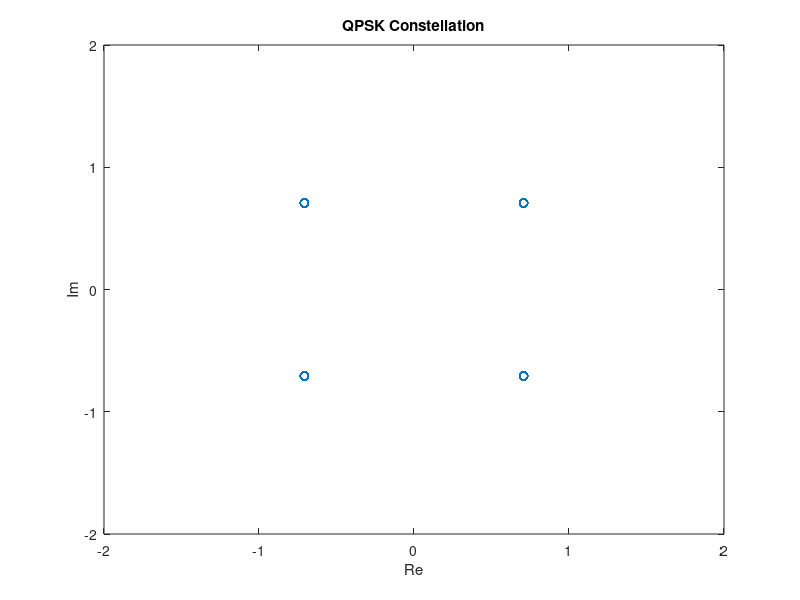
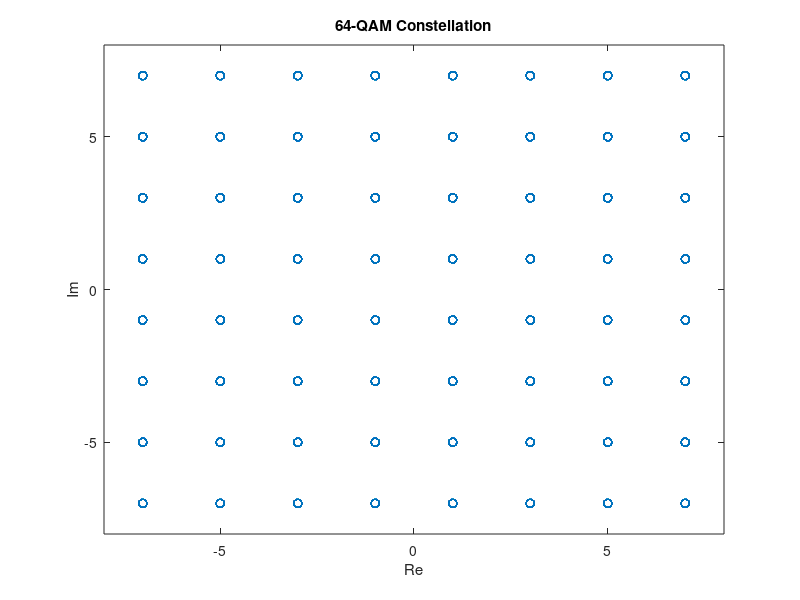
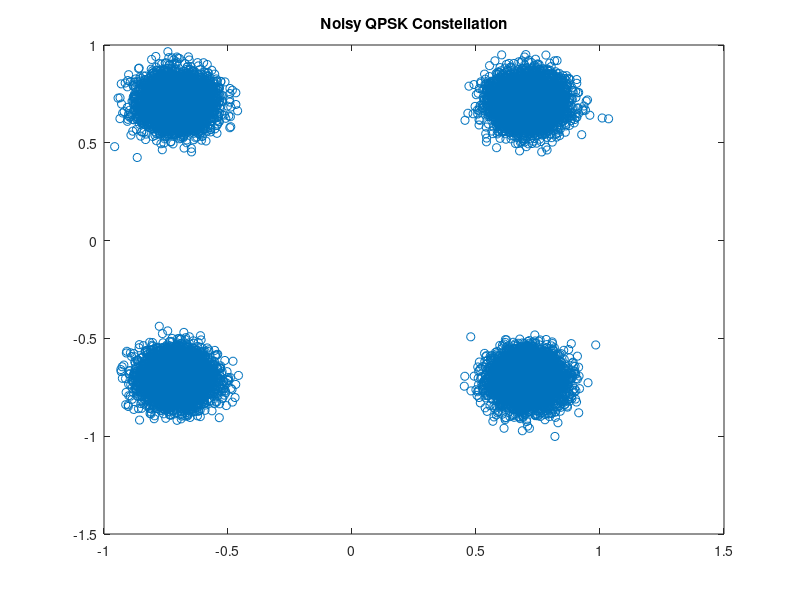
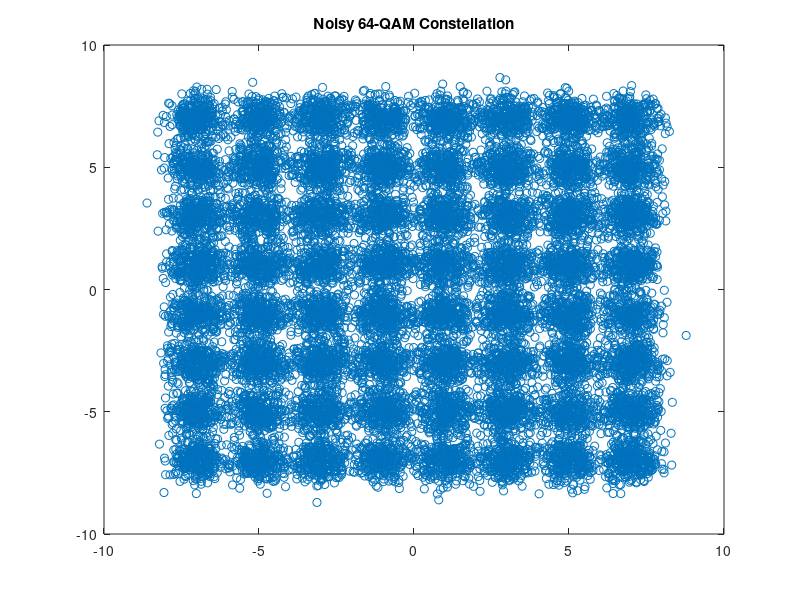

The MATLAB script that drew these images, in order:
clear all 
close all
clc

%----------------------------------------------------%
% 2.1 The symbol constellation and a symbol sequence %
%----------------------------------------------------%
const_qpsk = exp(1j*[pi/4 3*pi/4 5*pi/4 7*pi/4]).'; % QPSK alphabet.
qpsk = const_qpsk(randi(4,20000,1)); % QPSK symbol sequence.

% plot the constellation.
figure
plot(qpsk,'o');
xlabel('Re');
ylabel('Im');
title('QPSK Constellation')
axis([-2 2 -2 2]); % scale the axis of the figure.

aqam = [-7 -5 -3 -1 1 3 5 7];
A = repmat(aqam,8,1);
B = flipud(A') ;
const_qam = A+1j*B; % 8x8-matrix with constellation points.
const_qam = const_qam(:); % column-vector with 64-QAM alphabet.
qam = const_qam(randi(64,20000,1)); % 64-QAM symbol sequence.

% plot the constellation.
figure
plot(qam,'o');
axis([-8 8 -8 8]); % Scale the axis of the figure.
xlabel('Re');
ylabel('Im');
title('64-QAM Constellation')

%--------------------------------%
% 2.2 Adding Noise to the Signal %
%--------------------------------%
n = randn(size(qam))+1j*randn(size(qam)); % randn generates Gaussian noise.
svqpsk = std(qpsk)^2; % QPSK signal variance (power).
svqam = std(qam)^2; % QAM signal variance (power).
nv = std(n)^2; % noise variance (power).

SNR = 20; % TargetSNR=20dB

% add noise to signal.
p1 = std(qpsk)/(std(n)*10^(SNR/20)); % proper constant p.
snqpsk = qpsk+n*p1; % add noise to signal.

% plot noisy constellation.
figure
plot(snqpsk,'o');
title('Noisy QPSK Constellation')

% add noise to signal.
p2 = std(qam)/(std(n)*10^(SNR/20)); % proper constant p.
snqam = qam+n*p2; 

% plot noisy constellation.
figure
plot(snqam,'o');
title('Noisy 64-QAM Constellation')

%---------------------------------------------------%
% 2.3 Signal Detection (symbol by symbol detection) %
%---------------------------------------------------%
%------%
% QPSK %
%------%
% 4x20000-matrix, each line contains the same sn-vector.
sn_block = repmat(snqpsk,1,4).';

% 4x20000-matrix, where each column contains const.
const_block = repmat(const_qpsk,1,20000);

% 4x20000-matrix, whose every column contains the received symbol
% distances to all possible symbol constellation points.
distance = abs(sn_block-const_block); 

% returns the minimum distance y and the corresponding
% constellation index ind_1. Both vectors have the size of 1x20000.
[~,ind_1] = min(distance); 

% using vector ind_1, we can determine the detected symbol vector.
qpsk_det = const_qpsk(ind_1);

%-----%
% QAM %
%-----%
% 64x20000-matrix, each line contains the same sn-vector.
sn_block = repmat(snqam,1,64).';

% 64x20000-matrix, where each column contains the const.
const_block = repmat(const_qam,1,20000);

% 64x20000-matrix, whose every column contains the received symbol 
% distances to all possible symbol constellation points.
distance = abs(sn_block-const_block);

% returns the minimum distance y and the corresponding
% constellation index ind_2. Both vectors have the size of 1x20000.
[y,ind_2] = min(distance); 

% using vector ind_2, we can determine the detected symbol vector.
qam_det = const_qam(ind_2); 


%---------------------------------%
% 2.4 The symbol-error rate (SER) %
%---------------------------------%
% minimum distance d for our QPSK constellation.
d = sqrt(2);

% sigma is the deviation of noise (real or imaginary part).
sigma = std(real(n*p1));

Q = 0.5*erfc(d/(sqrt(2)*2*sigma));

% theoretical symbol error rate.
ser_theo = 2*Q - Q^2

% Comparison returns 0 (false) or 1 (true)
nr_of_errors = sum(qpsk~=qpsk_det);

% simulated symbol error rate.
ser_simu = nr_of_errors/20000

d = 2; % minimum distance d for our QAM alphabet

% sigma is the deviation of noise real or imaginary part
sigma = std(real(n*p2));
Q = 0.5*erfc(d/(sqrt(2)*2*sigma));

nr_of_errors = sum(qam~=qam_det);
ser_simu = nr_of_errors/20000 % simulated symbol error rate
ser_theo = 3.5*Q - 3.0625*Q^2 % theoretical symbol error rate